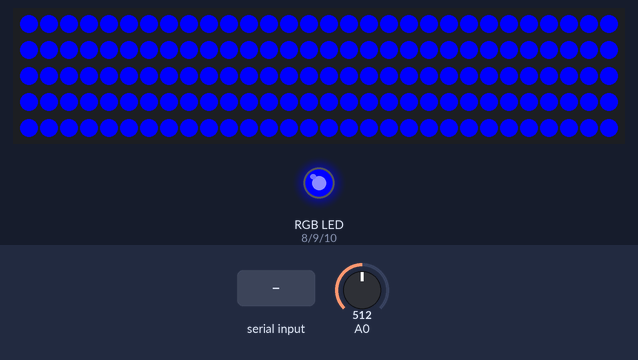
A sketch run on a simulated Arduino Uno, built with avr-gcc and run on an emulated ATmega328P. Parts: 150 RGB LEDs in strip order, left to right, continuing on the next row, an RGB LED mixed from three pins (HIGH = lit). Inputs (shaded band) come from the test bench; at power-on: A0 = 512. Dim RGB values are drawn brighter than linear; what the sketch prints to the serial monitor is not drawn.

Above: at 0.8 s.
0.9 s: "p\n" received over Serial
At 2.7 s:
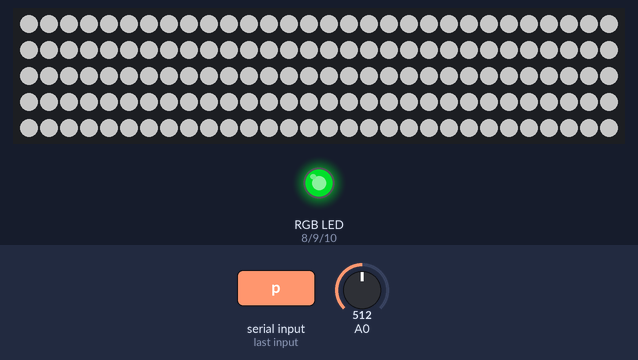
3.0 s: "r\n" received over Serial
At 3.9 s:
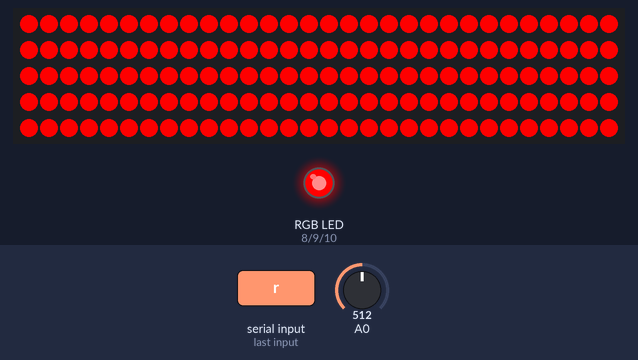
4.5 s: "g\n" received over Serial
At 5.0 s:
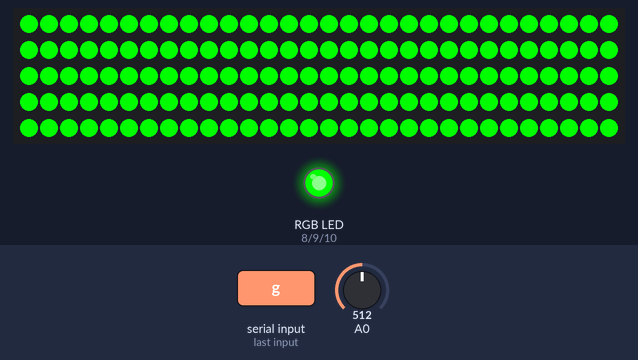
6.0 s: "o\n" received over Serial
At 7.3 s:
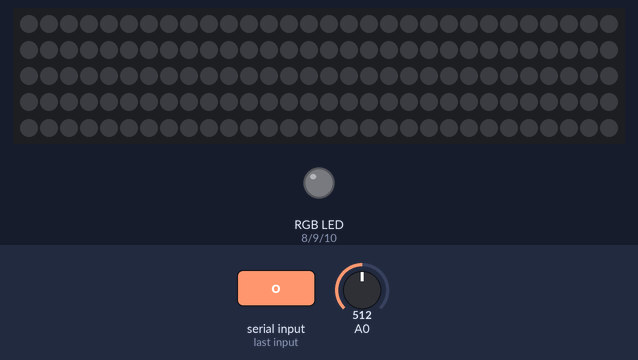
Timing chart, 0 to 8.5 s (numbered marks = the images above; inputs shaded):
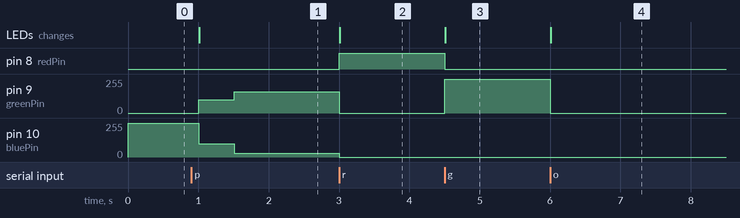

The sketch:

SkillCourtPad.ino
```cpp
#include <SoftwareSerial.h>
#include <Adafruit_NeoPixel.h>

// pins for the LEDs:
const int redPin = 8;
const int greenPin = 9;
const int bluePin = 10;
#define PIN 6

//bluetooth
int bluetoothTx = 2;
int bluetoothRx = 3;

SoftwareSerial bluetooth(bluetoothTx, bluetoothRx);
String recv;

boolean conn = false;
boolean routine = false;

Adafruit_NeoPixel strip = Adafruit_NeoPixel(150, PIN, NEO_GRB + NEO_KHZ800);

void setup()
{

   // make the pins outputs:
  pinMode(redPin, OUTPUT);
  pinMode(greenPin, OUTPUT);
  pinMode(bluePin, OUTPUT);

  //Initialize NeoPixel Strip
  strip.begin();
  strip.setBrightness(254);

  // set initial values  0,0,0
  setLed(0,0,254);
  setLed2(0,0,254);
  /*for(int x = 0; x < 3; x++)
  {
    setLed2(0,0,0);
  for(int i = 0; i < 30; i += 3)
  {
    strip.setPixelColor(i, 255, 0, 0);
    strip.show();
    delay(60);
  }

  for(int i = 1; i < 30; i += 3)
  {
    strip.setPixelColor(i, 255, 255, 255);
    strip.show();
    delay(60);
  }

  for(int i = 2; i < 30; i += 3)
  {
    strip.setPixelColor(i, 0, 0, 255);
    strip.show();
    delay(60);
  }
  }

  //strip.show();*/

  //9600
  Serial.begin(9600);
  //sendVoltage();
  establishContact();


  bluetooth.begin(115200); //115200
  bluetooth.print("$$$");
  delay(100);
  bluetooth.println("U,9600,N"); //9600
  bluetooth.begin(9600); //9600


}

void loop()
{
  if( !conn)
  {
    //254,254,254
    setLed(254, 254, 254);
    //setLed2(254, 254, 254);
    conn = true;
    if(bluetooth.available())
    {
      recv =  bluetooth.readStringUntil('\n');
      if(recv == "Hello")
      {
        delay(10);
        bluetooth.print("Hello from pad\n");
        conn = true;
      }
    }
  }
  else
  {
    if(!routine)//it is already connected to the Android device but routine hasn't been received
    {
      //100,159,30
      setLed(100, 159, 30);
      //setLed2(100, 159, 30); //NeoPixel
      /*if(bluetooth.available())
      {

        recv =  bluetooth.readStringUntil('\n');

        if(recv.length() == 13)//else we can check by sendin a message back
        {
          Serial.print(recv);
          routine = true;
        }
        else if(recv == "disc")
        {
          setLed(0, 0, 0);
          conn = false;
        }
      }*/
      routine = true;
    }
    else//routine playing wating to know which light to turn on or if the end to send back stats and reset variables
    {

      if(Serial.available())
      {

          recv = Serial.readStringUntil('\n');


          if(recv == "r")
          {
            setLed(254, 0, 0);
            setLed2(254, 0, 0); //NeoPixel

            delay(1000);
            sendVoltage();
          }
          else if(recv == "g")
          {
            setLed(0, 254, 0);
            setLed2(0, 254, 0); //NeoPixel

            delay(1000);
            sendVoltage();
          }
          else if(recv == "b")
          {
            setLed(0, 0, 254);
            setLed2(0, 0, 254);
          }
          else if(recv == "o") //recv == "o"
          {
            setLed(0, 0, 0);
            setLed2(0, 0, 0);

          }
          else if(recv[0] == 'p')//routine is over
          {
            setLed(100, 100, 100); //was commented
            setLed2(100, 100, 100);

            bluetooth.print(recv);//the problem is here for some reason the message is not being received
            //Serial.print(recv);
            delay(500);
            routine = false;
          }

      }
    }
  }
}

void establishContact() {

  while (Serial.available() <= 0) {
    /*for (int i = 0;i < 1000; i++){
    Serial.print('A');
    }*/
    Serial.print('A');   // send a capital A
  }

}

void sendVoltage() {

  while (Serial.available() <= 0) {
    // Read the input on analog pin 0:
    int sensorValue = analogRead(A0);

    // Convert the analog reading (which goes from 0 - 1023) to a voltage (0 - 5V):
    int voltage = sensorValue * (5.0 / 1023.0); //was float

    // Print out the value you read:
    //Serial.print(voltage);
    //delay(100);

    if(voltage >= 1)
    {
      Serial.print(voltage);
      break;
    }
  }
}

void setLed(int redVal, int greenVal, int blueVal)
{
     analogWrite(redPin, redVal); //analogWrite
     analogWrite(greenPin, greenVal);
     analogWrite(bluePin, blueVal);
}

void setLed2(int redVal, int greenVal, int blueVal)
{
  int i = 0;

     for(i = 0; i < 150; i++)
     {
      strip.setPixelColor(i, redVal, greenVal, blueVal);
      //strip.show();
      //delay(100);
     }

     strip.show();
}
```

Measured:
- after the input at 0.9 s, pin 9 (greenPin): 0/255 → 100/255 after 0.10 s, → 159/255 0.51 s later; pin 10 (bluePin): 254/255 → 100/255 after 0.10 s, → 30/255 0.51 s later; the LEDs: change after 0.11 s (image 1)
- after the input at 3.0 s, pin 8 (redPin): LOW → HIGH at once; pin 9 (greenPin): 159/255 → 0/255 at once; pin 10 (bluePin): 30/255 → 0/255 at once; the LEDs: change at once (image 2)
- after the input at 4.5 s, pin 8 (redPin): HIGH → LOW at once; pin 9 (greenPin): 0/255 → 254/255 at once; the LEDs: change at once (image 3)
- after the input at 6.0 s, pin 9 (greenPin): 254/255 → 0/255 at once; the LEDs: change at once (image 4)
